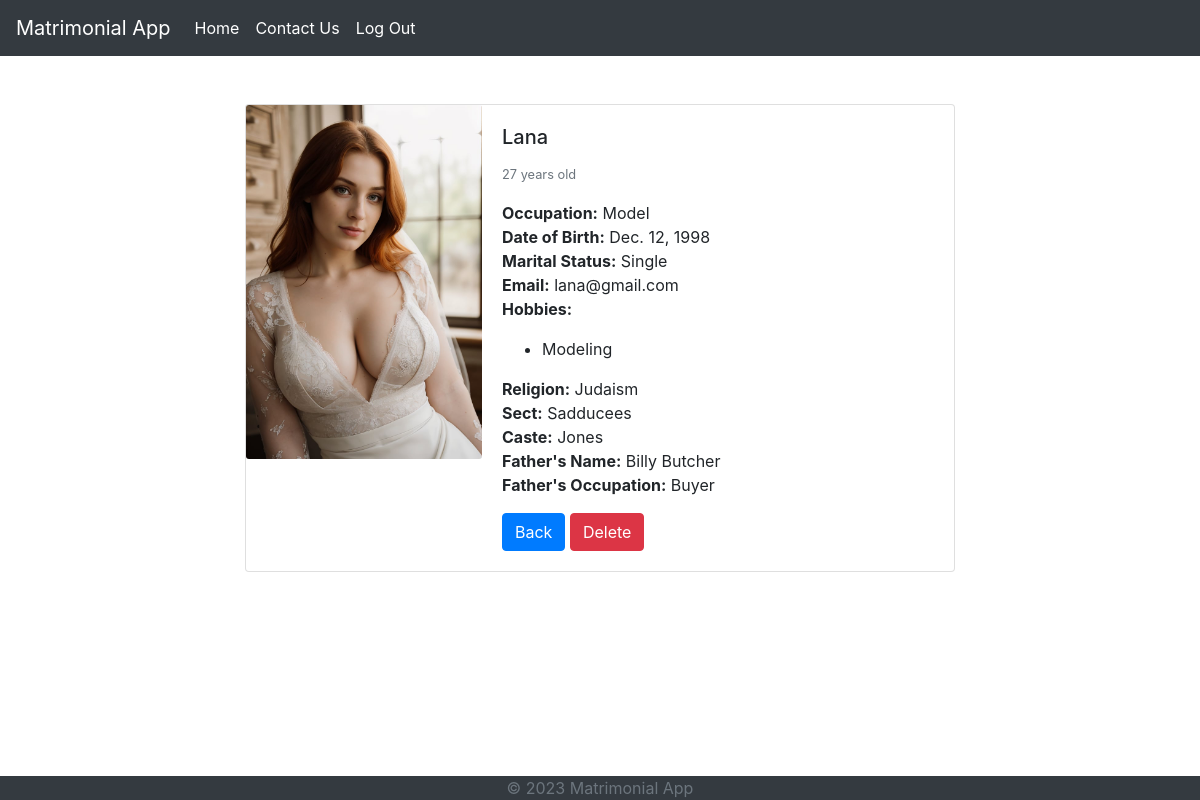
/4, run on the app's committed database.
### matrimony/models.py (models this page shows, shortened)
class Profile(models.Model):
    GENDER_COICES = [
        ('M', 'Male'),
        ('F', 'Female'),
    ]
    name = models.CharField(max_length=100)
    profile_pic = models.ImageField(null=True, blank=True)
    age = models.IntegerField()
    gender = models.CharField(max_length=1, choices=GENDER_COICES)
    occupation = models.CharField(max_length=100, null=True, blank=True)
    birth_date = models.DateField(null=True)
    is_married = models.BooleanField(default=False)
    email = models.EmailField(max_length=254, unique=True)
    religion = models.ForeignKey(Religion, on_delete=models.CASCADE, related_name='profiles', null=True)
    sect = models.ForeignKey(Sect, on_delete=models.CASCADE, related_name='profiles', null=True)
    caste = models.ForeignKey(Caste, on_delete=models.CASCADE, related_name='profiles', null=True)
    hobbies = models.ManyToManyField(Hobby, related_name='profiles', blank=True)
    father = models.OneToOneField(FatherProfile, on_delete=models.CASCADE, related_name='dependent', null=True)  # ONEToOne specific for this app

class Hobby(models.Model):
    name = models.CharField(max_length=100)
    class Meta:
        verbose_name = "Hobby"
        verbose_name_plural = "Hobbies"

class Religion(models.Model):
    name = models.CharField(max_length=100)
    def __str__(self):
        return self.name

class Sect(models.Model):
    name = models.CharField(max_length=100)
    religion = models.ForeignKey(Religion, on_delete=models.CASCADE, related_name='sects')
    def __str__(self):
        return self.name

class Caste(models.Model):
    name = models.CharField(max_length=100)
    def __str__(self):
        return self.name

class FatherProfile(models.Model):
    name = models.CharField(max_length=100)
    occupation = models.CharField(max_length=100, null=True, blank=True)

### matrimony/views.py (the view)
# urls.py: path('<int:profile_id>', views.ProfileDetailView, name='profile_detail'),
def ProfileDetailView(request, profile_id):
    profile=Profile.objects.get(id=profile_id)
    return render (request, 'matrimony/profile_detail.html', {'profile':profile})

### matrimony/templates/matrimony/profile_detail.html (shortened to what this page needs)
{% extends 'matrimony/base.html' %}
{% load static %}
{% block content %}
<div class="container mt-5">
    <div class="row">
        <div class="col-md-8 offset-md-2">
            <div class="card">
                <div class="row no-gutters">
                    <div class="col-md-4">
                        <img src="{{ profile.profile_pic.url }}" class="card-img" alt="Profile picture">
                    </div>
                    <div class="col-md-8">
                        <div class="card-body">
                            <h5 class="card-title">{{ profile.name }}</h5>
                            <p class="card-text"><small class="text-muted">{{ profile.age }} years old</small></p>
                            <p class="card-text">
                                <strong>Occupation:</strong> {{ profile.occupation }}<br>
                                <strong>Date of Birth:</strong> {{ profile.birth_date }}<br>
                                <strong>Marital Status:</strong> {{ profile.is_married|yesno:"Married,Single" }}<br>
                                <strong>Email:</strong> {{ profile.email }}<br>
                                <strong>Hobbies:</strong>
                                <ul>
                                    {% for hobby in profile.hobbies.all%}
                                    <li>{{ hobby.name }}<br></li>
                                    {% endfor %}
                                </ul>
                                <strong>Religion:</strong> {{ profile.religion }}<br>
                                <strong>Sect:</strong> {{ profile.sect }}<br>
                                <strong>Caste:</strong> {{ profile.caste }}<br>
                                <strong>Father's Name:</strong> {{ profile.father.name }}<br>
                                <strong>Father's Occupation:</strong> {{ profile.father.occupation }}<br>
                            </p>
                            <a href="{% url 'matrimony:profile_list' %}" class="btn btn-primary">Back</a>
                            <a href="{% url 'matrimony:profile_delete' profile.id %}" class="btn btn-danger">Delete</a>
                        </div>
                    </div>
                </div>
            </div>
        </div>
    </div>
</div>
{% endblock  %}

### data on the page
Profile: profile_pic (picture), name "Lana", age "27", occupation "Model", birth_date "Dec. 12, 1998", is_married "Single", email "lana@gmail.com", religion "Judaism", sect "Sadducees", caste "Jones", father.name "Billy Butcher", father.occupation "Buyer"
Hobby: name "Modeling"
